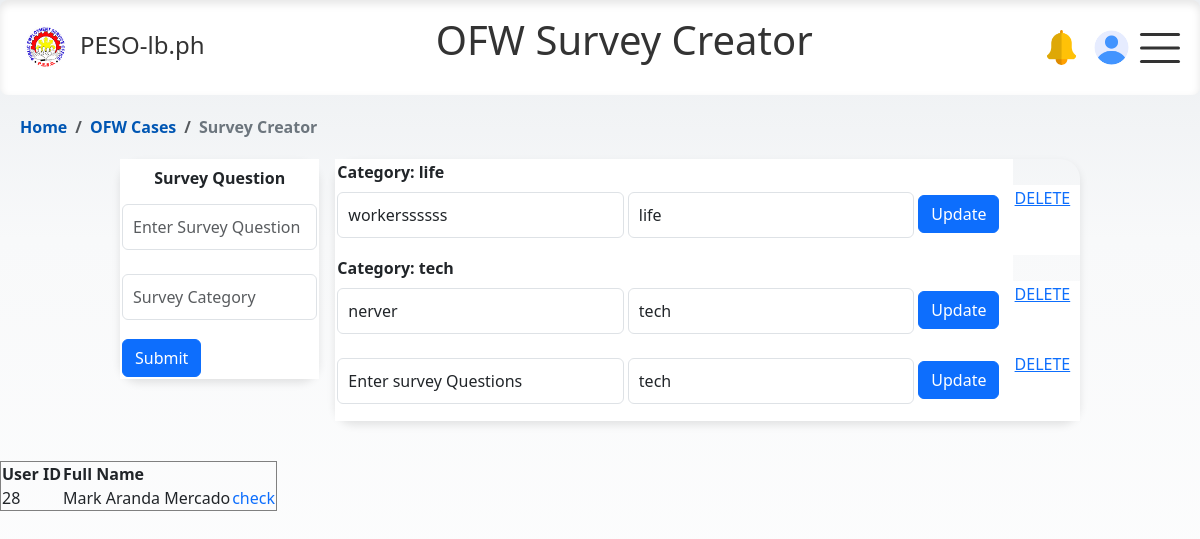
Screenshot of /html/adminpage/create_survey.php with the database file from the repository.
### tables this page shows
CREATE TABLE `survey_form` (
  `id` int(11) NOT NULL,
  `question` varchar(200) DEFAULT NULL,
  `category` varchar(255) NOT NULL
);

### html/adminpage/create_survey.php (the view, shortened to what this page needs)
<?php
    include 'conn_db.php';
    $sql_new = "SELECT * FROM survey_form ORDER BY category";
    $result = $conn->query($sql_new);
?>
<html lang="en">
<head>
    <link rel="stylesheet" href="https://cdn.jsdelivr.net/npm/bootstrap@5.3.0/dist/css/bootstrap.min.css">
    <link href="https://cdnjs.cloudflare.com/ajax/libs/bootstrap-icons/1.10.0/font/bootstrap-icons.min.css" rel="stylesheet">
    <link rel="stylesheet" href="../../css/modal-form.css">
    <link rel="stylesheet" href="../../css/admin_ofw.css">
    <link rel="stylesheet" href="../../css/nav_float.css">
</head>
<body>
<nav>
    <div class="logo">
        <img src="../../img/logo_peso.png" alt="Logo">
        <a href="#"> PESO-lb.ph</a>
    </div>
    <header>
      <h1 class="ofw-h1">OFW Survey Creator</h1>
    </header>
    <div class="profile-icons">
        <div class="notif-icon" data-bs-toggle="popover" data-bs-content="#" data-bs-placement="bottom">
            <img id="#" src="../../img/notif.png" alt="Profile Picture" class="rounded-circle">
        </div>
        <div class="profile-icon" data-bs-toggle="popover" data-bs-placement="bottom">
    <?php if (!empty($row['photo'])): ?>
        <img id="preview" src="../../php/applicant/images/<?php echo $row['photo']; ?>" alt="Profile Image" class="circular--square">
    <?php else: ?>
        <img src="../../img/user-placeholder.png" alt="Profile Picture" class="rounded-circle">
    <?php endif; ?>
    </div>
    </div>
    <div class="burger" id="burgerToggle">
        <span></span>
        <span></span>
        <span></span>
    </div>
</nav>
<nav class="bcrumb-container" aria-label="breadcrumb">
  <ol class="breadcrumb">
    <li class="breadcrumb-item"><a href="admin_home.php" >Home</a></li>
    <li class="breadcrumb-item"><a href="ofw_case.php" >OFW Cases</a></li>
    <li class="breadcrumb-item active" aria-current="page">Survey Creator</li>
  </ol>
</nav>
<div class="table-containers grid gap-3">
    <form action="create_survey.php" method="POST">
        <table class="table table-borderless tbl-question" style="background-color:transparent;">
        <thead>
            <th>Survey Question</th>
        </thead>
        <tbody class="grid gap-3 row-gap-0">
            <tr>
            <td>
                <input class="form-control" type="text" name="question" placeholder="Enter Survey Question" value="">
            </td>
            </tr>
            <tr>
            <td>
                <input class="form-control" type="text" name="category" placeholder="Survey Category"  value="">
            </td>
            </tr>
            <tr>
            <td>
                <input class="btn btn-primary" style="display:flex; position:flex-start;" type="submit" value="Submit">
            </td>
            </tr>
        </tbody>
        </table>
    </form>
  <table class="table table-borderless table-hover tbl-question ">
    <?php
    if ($result->num_rows > 0) {
        $current_category = '';
        while ($row = $result->fetch_assoc()) {
            if ($current_category != $row['category']) {
                echo "<tr><td colspan='3'><strong>Category: " . $row['category'] . "</strong></td></tr>";
                $current_category = $row['category'];
            }
            echo "<tr>
                    <form action='update_survey.php' method='POST'>
                    <input type='hidden' name='id' value='" . $row["id"] . "'>
                    <td><input class='form-control' type='text' name='question' value='" . $row["question"] . "'></td>
                    <td><input class='form-control' type='text' name='category' value='" . $row["category"] . "'></td>
                    <td><input class='btn btn-primary mt-2' type='submit' value='Update'></td>
                    <td><a href='delete_survey.php?survey_id=".$row["id"]."'>DELETE</a></td>
                    </form>
                </tr>";
        }
    } else {
        echo "<tr><td colspan='3'>No survey found</td></tr>";
    }
    ?>
  </table>
</div>
<table border="1">
    <tr>
        <th>User ID</th>
        <th>Full Name</th>
    </tr>
    <?php
    $sql_new1 = "SELECT survey_reponse.user_id,
                    MAX(applicant_profile.first_name) AS first_name,
                    MAX(applicant_profile.middle_name) AS middle_name,
                    MAX(applicant_profile.last_name) AS last_name
             FROM survey_reponse
             INNER JOIN applicant_profile ON survey_reponse.user_id = applicant_profile.user_id
             GROUP BY survey_reponse.user_id";
    $result_new = $conn->query($sql_new1);
    if ($result_new->num_rows > 0) {
        while ($row = $result_new->fetch_assoc()) {
            $full_name = $row['first_name'] . ' ' . $row['middle_name'] . ' ' . $row['last_name'];
            echo "<tr>
                    <td>" . $row['user_id'] . "</td>
                    <td>" . $full_name . "</td>
                    <td> <a class='docu openSurveyBtn' href='#' data-user-id=".htmlspecialchars($row['user_id'])."> check </a> </td>
                </tr>";
        }
    } else {
        echo "<tr><td colspan='2'>No users found</td></tr>";
    }
    ?>
</table>
</body>
</html>

### css/modal-form.css (style rules this page uses)
input[type="text"], input[type="email"] { width: 100%; padding: 10px; margin: 5px 0 15px 0; box-sizing: border-box; }

### css/admin_ofw.css (style rules this page uses)
.table { border-radius: 20px; font-size: 0.95rem; box-shadow: 0px 4px 8px rgba(0, 0, 0, 0.1); }
.table td, .table th { padding: 0.5rem; text-align: center; }
.docu { text-decoration: none; }
.table-containers { display: flex; justify-content: space-between; margin: 3vh auto; }
.table-containers { width: 80%; }
.tbl-question td { padding: 2px; margin: 0; text-align: left; }
.tbl-question { border-radius: 20px; font-size: 1rem; box-shadow: 0px 4px 8px rgba(0, 0, 0, 0.1); }
.tbl-question a { margin: 0; }

### css/nav_float.css (style rules this page uses)
body { margin: 0; opacity: 1; font-family: system-ui; background: linear-gradient(to bottom, #EBEEF1 0%, #f8f9fa 30%, #ffffff 100%); background-repeat: no-repeat; background-attachment: fixed; min-height: 100vh; }
.h1, .ofw-h1 { width: 100%; text-align: center; color: #333; margin-top:-1vh; }
.profile-icons,.profile-icon-employer, .profile-index { display: flex; align-items: left; margin-right: 3vw; }
.profile-icon, .profile-icon-employer, .profile-index, .notif-icon { width: 35px; height: 35px; border-radius:50%; overflow: hidden; position: relative; margin-right: 15px; }
.notif-icon img,.profile-icon img, .profile-icon-employer img { width: 100%; height: auto; }
td { width: -120vw; height: auto; }
nav { position: sticky; top: 0; background-color: #fff; color: #333; display: flex; justify-content: space-between; align-items: center; padding: 20px 20px; margin: auto; max-width: 100vw; box-shadow: inset 0px 4px 8px rgba(0, 0, 0, 0.1); border-radius: 8px; z-index: 1000; }
.logo { display: flex; align-items: center; margin-bottom: 5px; }
.logo a { color: #333; text-decoration: none; font-size: 24px; font-weight:400; margin-left:10px; }
.logo img { width: 50px; height: 50px; }
.burger { cursor: pointer; margin-left: 5vw; }
.burger { position: absolute; top: 50%; right: 20px; transform: translateY(-50%); width: 40px; height: 30px; background: transparent; cursor: pointer; }
.burger span { display: block; position: absolute; height: 3px; width: 100%; background: #333; border-radius: 5px; opacity: 1; left: 0; transform: rotate(0deg); transition: .25s ease-in-out; }
.burger span:nth-of-type(1) { top: 0px; transform-origin: left center; }
.burger span:nth-of-type(2) { top: 50%; transform: translateY(-50%); transform-origin: left center; }
.burger span:nth-of-type(3) { top: 100%; transform-origin: left center; transform: translateY(-100%); }
.bcrumb-container { position: relative; top: 0; background-color: transparent; color: #333; display: flex; justify-content:flex-start; align-items: left; padding: 20px 20px; margin: auto; margin-bottom: -5vh; max-width: auto; box-shadow: none; border-radius: 0; z-index: 1; }
.breadcrumb { background-color: transparent; list-style: none; }
.breadcrumb-item { color: #007bff; font-weight: bold; }
.breadcrumb-item.active { color: #6c757d; }
.breadcrumb-item a { text-decoration: none; color: #0056b3; }

### rows the page displays
survey_form: category "life", question "workerssssss"
survey_form: category "tech", question "nerver"
survey_form: question "Enter survey Questions", category "tech"

### other values shown
$row['user_id'] "28"
$full_name "Mark Aranda Mercado"
